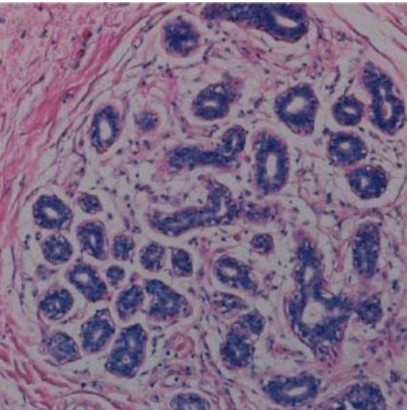
#> input picture 1.jpg, 407 x 410 px
$ python untitled0.py
#> lines starting #> are read from the running program, lines starting #| are printed output that depends on the picture
# -*- coding: utf-8 -*-
"""
Created on Fri Jun 22 16:59:54 2018

@author: Shushan
"""
import matplotlib.pyplot as plt
import numpy as np
import cv2
from skimage import data, feature


img = cv2.imread('1.jpg')
#> img is the input picture: shape (410, 407, 3); mean B, G, R 134.2, 105.6, 126.9
Z = img.reshape((-1,3))

# convert to np.float32
Z = np.float32(Z)

# define criteria, number of clusters(K) and apply kmeans()
criteria = (cv2.TERM_CRITERIA_EPS + cv2.TERM_CRITERIA_MAX_ITER, 10, 1.0)
K = 5
ret,label,center=cv2.kmeans(Z,K,None,criteria,10,cv2.KMEANS_RANDOM_CENTERS)
#> ret = 48814397.7; center = [[116.1, 80.44, 101.3], [134.3, 106.4, 136], [99.75, 54.14, 61.47], [154.1, 134.7, 156.2], [253.8, 251.7, 253.8]]

# Now convert back into uint8, and make original image
center = np.uint8(center)
#> center = [[116, 80, 101], [134, 106, 135], [99, 54, 61], [154, 134, 156], [253, 251, 253]]
res = center[label.flatten()]
#get the image size of the original image
dims = img.shape[0:2]
#> dims = (410, 407)
#create an image with the same dimentions as the original image but with pixels with
# true value only when they are classified in the claster corresponding to cells
segmented = label.reshape(dims)
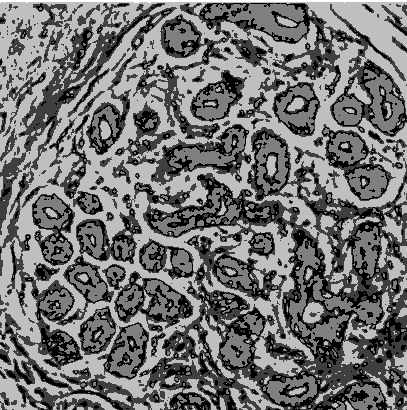
#> segmented: shape (410, 407) int32; min 0, max 4, mean 1.78; drawn with min black and max white
plt.gray()
plt.imshow(segmented==K-1)

#put a grid and compute the number of pixels with true value in each cell
grid_size = 50 #x and y dimension of a cell in the grid
lcopy = np.copy(segmented)
threshold = 10
#loop over the cells in the grid
for i in range(grid_size, dims[0], grid_size):
    for j in range(grid_size, dims[1], grid_size):
        #compute the numebr of 'cell' pixels
        s = np.sum(segmented[i-grid_size:i,j-grid_size:j]==K-1)
        #compare to the teshold value
        if s>threshold:
            lcopy[i-grid_size:i,j-grid_size:j] = 1
        else:
            lcopy[i-grid_size:i,j-grid_size:j] = 0
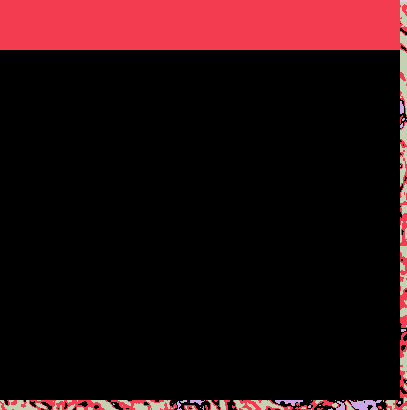
#> lcopy: shape (410, 407) int32; 5 distinct labels, from 0 to 4; one colour per label, 0 black

plt.imshow(lcopy)
feature.blob_doh(img[:,:,2]/255)
plt.imshow(lcopy)
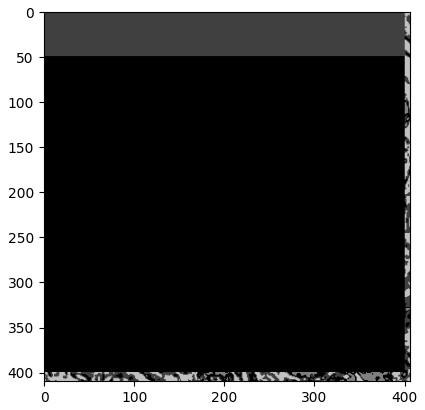
#> figure drawn by matplotlib, 1 panel
